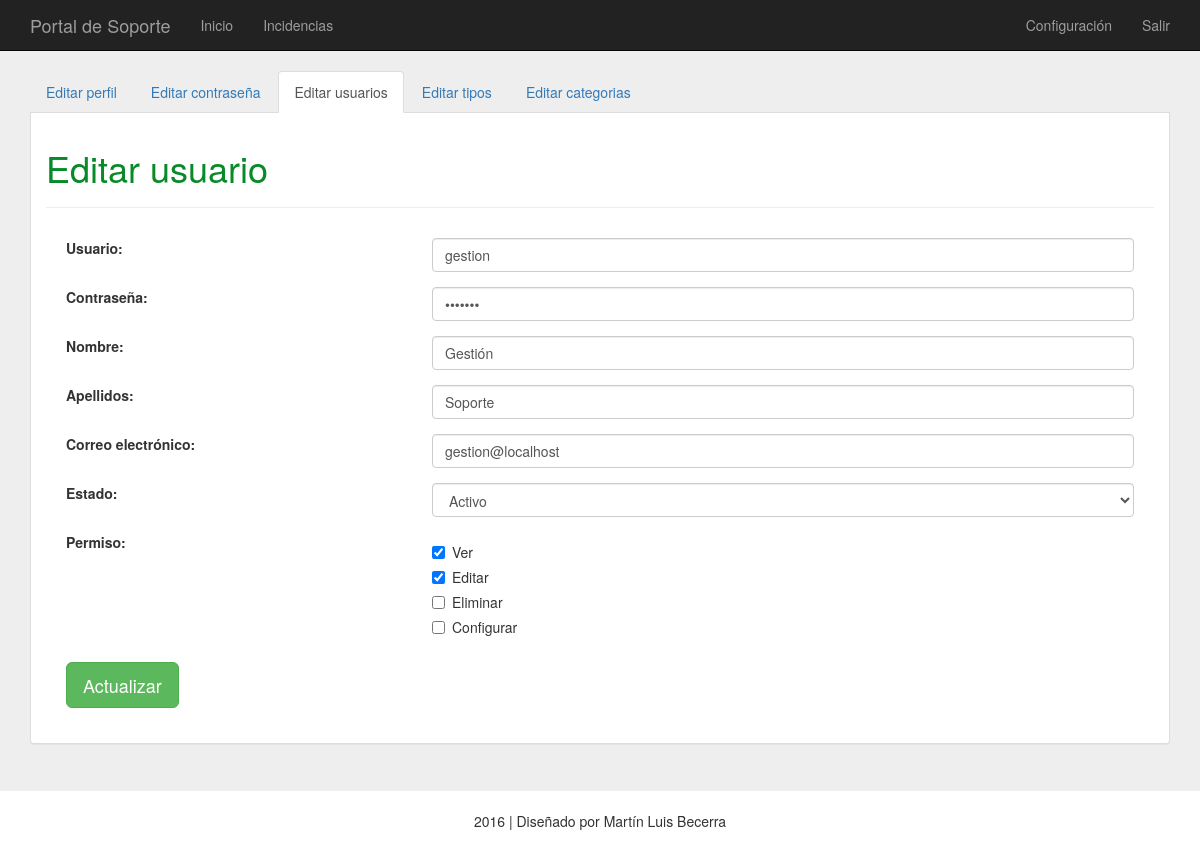
The app's page /proyecto/configuracion/index.php?opcion=editarUsuario&id=2 (signed in) with its own data.
### tables this page shows
CREATE TABLE `opciones` (
  `id` int(11) NOT NULL,
  `opcion` varchar(255) NOT NULL,
  `titulo` varchar(255) NOT NULL,
  `menu` int(11) NOT NULL,
  PRIMARY KEY (`id`,`opcion`),
  CONSTRAINT `idSeccion` FOREIGN KEY (`id`) REFERENCES `secciones` (`id`)
);

CREATE TABLE `usuarios` (
  `id` int(11) NOT NULL AUTO_INCREMENT,
  `usuario` varchar(255) NOT NULL,
  `contrasena` varchar(255) NOT NULL,
  `nombre` varchar(255) NOT NULL,
  `apellidos` varchar(255) NOT NULL,
  `correoelectronico` mediumtext NOT NULL,
  `estado` int(11) NOT NULL,
  PRIMARY KEY (`id`,`usuario`),
  UNIQUE KEY `usuario` (`usuario`)
);

CREATE TABLE `permisos` (
  `id` int(11) NOT NULL,
  `ver` int(11) NOT NULL,
  `editar` int(11) NOT NULL,
  `eliminar` int(11) NOT NULL,
  `mostrar` int(11) NOT NULL,
  `configurar` int(11) NOT NULL,
  PRIMARY KEY (`id`),
  UNIQUE KEY `id` (`id`),
  KEY `idUsuarioPermiso` (`id`)
);

### proyecto/conf/permiso.php (called while the page is built, shortened)
<?php
	if(isset($_SESSION['id'])){
		$id = $_SESSION['id'];
		$sql = "SELECT * FROM permisos WHERE id=:id";
		$resultado = $conn->prepare($sql);
		$resultado->bindValue(':id', $id);
		$resultado->execute();
		$registro = $resultado->fetch();
		if ($registro) {
			$configurar = $registro['configurar'];
		}
	}
?>

### proyecto/conf/seccion.php (called while the page is built, shortened)
<?php
	$seccion = basename(parse_url(getcwd(), PHP_URL_PATH));
	$sql = "SELECT * FROM secciones WHERE seccion=:seccion";
	$resultado = $conn->prepare($sql);
	$resultado->bindValue(':seccion', $seccion);
	$resultado->execute();
	$registro = $resultado->fetch();
	if ($registro) {
		$id = $registro['id'];
		if(isset($_GET['opcion'])){
			$sql = "SELECT * FROM opciones WHERE id=:id and opcion=:opcion";
			$resultado = $conn->prepare($sql);
			$resultado->bindValue(':id', $id);
			$resultado->bindValue(':opcion', $_GET['opcion']);
			$resultado->execute();
			$registro = $resultado->fetch();
			if ($registro) {
				$titulo_principal = $registro['titulo'];
				$contenido = $registro['opcion'];
			}
		}
	}
?>

### proyecto/configuracion/bd/editarUsuario.php (called while the page is built, shortened)
<?php
	require('../conf/conexion.php');
	if ($_SERVER["REQUEST_METHOD"] == "POST") {
		$id					= htmlentities(addslashes($_GET['id']));
		$usuario		   	= htmlentities(addslashes($_POST['usuario']));
		$nombre				= htmlentities(addslashes($_POST['nombre']));
		$apellidos			= htmlentities(addslashes($_POST['apellidos']));
		$correoelectronico	= htmlentities(addslashes($_POST['correoelectronico']));
		$estado				= htmlentities(addslashes($_POST['estado']));
		$contraseña			= htmlentities(addslashes($_POST['contrasena']));
		$contrasena = md5($nuevaContrasena);
		$sql = "UPDATE usuarios SET usuario=:usuario, nombre=:nombre, apellidos=:apellidos, correoelectronico=:correoelectronico, estado=:estado, contrasena=:contrasena WHERE id=:id";
		$resultado = $conn->prepare($sql);
		$resultado->bindParam(':id', $id);
		$resultado->bindParam(':usuario', $usuario);
		$resultado->bindParam(':nombre', $nombre);
		$resultado->bindParam(':apellidos', $apellidos);
		$resultado->bindParam(':correoelectronico', $correoelectronico);
		$resultado->bindParam(':estado', $estado);
		$resultado->bindParam(':contrasena', $contrasena);
		if($resultado->execute()){
			foreach($_POST['permisos'] as $valor)
			{
				if($valor == 'ver') { $verValor = 1; }
				if($valor == 'editar') { $editarValor = 1; }
				if($valor == 'eliminar') { $eliminarValor = 1; }
				if($valor == 'configurar') { $configurarValor = 1; }
			}
			$sql = "UPDATE permisos SET ver=:ver, editar=:editar, eliminar=:eliminar, configurar=:configurar WHERE id=:id";
			$resultado = $conn->prepare($sql);
			$resultado->bindParam(':id', $id);
			$resultado->bindParam(':ver', $verValor);
			$resultado->bindParam(':editar', $editarValor);
			$resultado->bindParam(':eliminar', $eliminarValor);
			$resultado->bindParam(':configurar', $configurarValor);
			if ($resultado->execute()) {
				$sql = "SELECT * FROM permisos WHERE id=:id";
				$resultadopermisos = $conn->prepare($sql);
				$resultadopermisos->bindValue(':id', $id);
				$resultadopermisos->execute();
				$registropermisos = $resultadopermisos->fetch();
				$_SESSION['aviso'] = '<p class="correcto">Ya modificado usuario.</p>';
				header('location: /proyecto/configuracion/index.php?opcion=usuarios');
			}
		}
	} else {
		$id	= htmlentities(addslashes($_GET['id']));
		$sql = "SELECT * FROM usuarios WHERE id=:id";
		$resultado = $conn->prepare($sql);
		$resultado->bindValue(':id', $id);
		$resultado->execute();
		$registro = $resultado->fetch();
		if ($registro) {
			$usuario 			= $registro['usuario'];
			$nombre 			= $registro['nombre'];
			$apellidos 			= $registro['apellidos'];
			$correoelectronico	= $registro['correoelectronico'];
			$estado				= $registro['estado'];
			$sql = "SELECT * FROM permisos WHERE id=:id";
			$resultadopermisos = $conn->prepare($sql);
			$resultadopermisos->bindValue(':id', $id);
			$resultadopermisos->execute();
			$registropermisos = $resultadopermisos->fetch();
		}
	}
?>

### proyecto/conf/conexion.php (called while the page is built, shortened)
<?php
	$contrasena = "abc123.";
?>

### proyecto/configuracion/mod/editarUsuario.php (the view, shortened to what this page needs)
<?php if($configurar == 1): ?>
	<div class="container">
		<div class="panel panel-default configuracion">
			<div class="panel-body">
				<div class="titulo">
					<h1><?php echo $titulo_principal ?></h1>
				</div>
				<form name="formulario" method="post" action="<?php echo htmlspecialchars($_SERVER["PHP_SELF"]."?opcion={$contenido}&id={$id}"); ?>">
					<fieldset>
					<div class="form-group row">
						<label for="usuario" class="col-sm-4 col-form-label" required><b>Usuario:</b></label>
						<div class="col-sm-8">
							<input type="text" class="form-control" id="usuario" name="usuario" placeholder="Usuario" value="<?php echo $usuario;; ?>" required>
						</div>
					</div>
					<div class="form-group row">
						<label for="contrasena" class="col-sm-4 col-form-label" required><b>Contraseña:</b></label>
						<div class="col-sm-8">
							<input type="password" class="form-control" id="contrasena" name="contrasena" placeholder="Contraseña" value="<?php echo $contrasena; ?>" required>
						</div>
					</div>
					<div class="form-group row">
						<label for="nombre" class="col-sm-4 col-form-label" required><b>Nombre:</b></label>
						<div class="col-sm-8">
							<input type="text" class="form-control" id="nombre" name="nombre" placeholder="Nombre" value="<?php echo $nombre; ?>" required>
						</div>
					</div>
					<div class="form-group row">
						<label for="apellidos" class="col-sm-4 col-form-label" required><b>Apellidos:</b></label>
						<div class="col-sm-8">
							<input type="text" class="form-control" id="apellidos" name="apellidos" placeholder="Apellidos" value="<?php echo $apellidos; ?>" required>
						</div>
					</div>
					<div class="form-group row">
						<label for="correoelectronico" class="col-sm-4 col-form-label" required><b>Correo electrónico:</b></label>
						<div class="col-sm-8">
							<input type="email" class="form-control" id="correoelectronico" name="correoelectronico" placeholder="Correo electrónico" value="<?php echo $correoelectronico; ?>" required>
						</div>
					</div>
					<div class="form-group row">
						<label for="estado" class="col-sm-4 col-form-label"><b>Estado:</b></label>
						<div class="col-sm-8">
							<select class="form-control" id="estado" name="estado" required>
								<option value="1" <?php if($estado == 1) echo "selected"; ?>>Activo</option>
							</select>
						</div>
					</div>
					<div class="form-group row">
						<label for="permiso" class="col-sm-4 col-form-label"><b>Permiso:</b></label>
						<div class="col-sm-8">
							<div class="checkbox">
							  <label>
								<input type="checkbox" id="permisos[]" name="permisos[]" value="ver" <?php if($registropermisos['ver'] == 1) { echo 'checked="checked"'; } ?>>
								Ver
							  </label>
							</div>
							<div class="checkbox">
							  <label>
								<input type="checkbox" id="permisos[]" name="permisos[]" value="editar" <?php if($registropermisos['editar'] == 1) { echo 'checked="checked"'; } ?>>
								Editar
							  </label>
							</div>
							<div class="checkbox">
							  <label>
								<input type="checkbox" id="permisos[]" name="permisos[]" value="eliminar" <?php if($registropermisos['eliminar'] == 1) { echo 'checked="checked"'; } ?>>
								Eliminar
							  </label>
							</div>
							<div class="checkbox">
							  <label>
								<input type="checkbox" id="permisos[]" name="permisos[]" value="configurar" <?php if($registropermisos['configurar'] == 1) { echo 'checked="checked"'; } ?>>
								Configurar
							  </label>
							</div>
						</div>
					</div>
					<button type="submit" id="actualizar" class="btn btn-lg btn-success">Actualizar</button>
					</fieldset>
				</form>
			</div>
		</div>
	</div>
<?php else: header('location: error.php');  endif; ?>

### proyecto/css/general.css (style rules this page uses)
html { position: relative; min-height: 100%; }
body { background-color: #EEEEEE; margin-bottom: 60px; }
.titulo { color: #088A29; margin-bottom: 20px; padding-bottom: 9px; border-bottom: 1px solid #EEEEEE; }
.configuracion { border: 1px solid #ddd; border-top: 0px; border-radius: 0px 0px 4px 4px; }
.panel { margin-bottom: 5%; }

### proyecto/css/configuracion.css (style rules this page uses)
fieldset { padding: 10px; margin: 10px; }
button { left:0px; }

### records on screen
opciones: titulo "Editar usuario"
usuarios: usuario "gestion", nombre "Gestión", apellidos "Soporte", correoelectronico "gestion@localhost", estado "Activo"
permisos: ver "☑", editar "☑"
